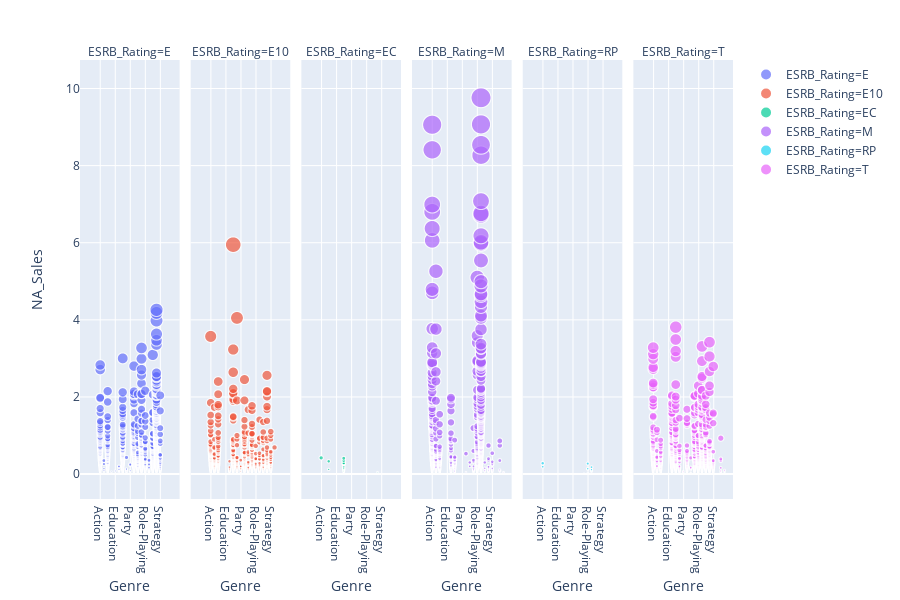

Notebook source saved alongside this figure:
### Code cell
px.scatter(releases_per_year_2007,x = 'Genre', y = 'NA_Sales', size = 'NA_Sales', 
           color='ESRB_Rating',facet_col='ESRB_Rating')

### Figure 1 — Plotly figure (JSON) as saved in the notebook; plotly's stock layout.template omitted (floating-point values rounded to 4 significant figures; data arrays with more than 128 entries replaced by an {"elided": "..."} marker saying what was removed)
{"data": [{"hoverlabel": {"namelength": 0}, "hovertemplate": "ESRB_Rating=E<br>Genre=%{x}<br>NA_Sales=%{marker.size}", "legendgroup": "ESRB_Rating=E", "marker": {"color": "#636efa", "size": {"elided": "873 float values"}, "sizemode": "area", "sizeref": 0.0244, "symbol": "circle"}, "mode": "markers", "name": "ESRB_Rating=E", "showlegend": true, "type": "scattergl", "uid": "0b1cf907-f3a0-42f1-86e7-cc22b855ce82", "x": {"elided": "873 str values"}, "xaxis": "x", "y": {"elided": "873 float values"}, "yaxis": "y"}, {"hoverlabel": {"namelength": 0}, "hovertemplate": "ESRB_Rating=E10<br>Genre=%{x}<br>NA_Sales=%{marker.size}", "legendgroup": "ESRB_Rating=E10", "marker": {"color": "#EF553B", "size": {"elided": "610 float values"}, "sizemode": "area", "sizeref": 0.0244, "symbol": "circle"}, "mode": "markers", "name": "ESRB_Rating=E10", "showlegend": true, "type": "scattergl", "uid": "d968080e-dbb5-49a9-bce3-10b5f428730a", "x": {"elided": "610 str values"}, "xaxis": "x2", "y": {"elided": "610 float values"}, "yaxis": "y"}, {"hoverlabel": {"namelength": 0}, "hovertemplate": "ESRB_Rating=EC<br>Genre=%{x}<br>NA_Sales=%{marker.size}", "legendgroup": "ESRB_Rating=EC", "marker": {"color": "#00cc96", "size": [0, 0.01, 0.02, 0.42, 0.12, 0.33, 0.02, 0.04, 0.06, 0.08, 0.1, 0.12, 0.14, 0.15, 0.19, 0.25, 0.26, 0.27, 0.28, 0.29, 0.35, 0.41, 0.05], "sizemode": "area", "sizeref": 0.0244, "symbol": "circle"}, "mode": "markers", "name": "ESRB_Rating=EC", "showlegend": true, "type": "scattergl", "uid": "366ff1c2-f748-474b-9da7-d18863505291", "x": ["Action", "Action", "Action", "Action", "Adventure", "Adventure", "Misc", "Misc", "Misc", "Misc", "Misc", "Misc", "Misc", "Misc", "Misc", "Misc", "Misc", "Misc", "Misc", "Misc", "Misc", "Misc", "Sports"], "xaxis": "x3", "y": [0, 0.01, 0.02, 0.42, 0.12, 0.33, 0.02, 0.04, 0.06, 0.08, 0.1, 0.12, 0.14, 0.15, 0.19, 0.25, 0.26, 0.27, 0.28, 0.29, 0.35, 0.41, 0.05], "yaxis": "y"}, {"hoverlabel": {"namelength": 0}, "hovertemplate": "ESRB_Rating=M<br>Genre=%{x}<br>NA_Sales=%{marker.size}", "legendgroup": "ESRB_Rating=M", "marker": {"color": "#ab63fa", "size": {"elided": "607 float values"}, "sizemode": "area", "sizeref": 0.0244, "symbol": "circle"}, "mode": "markers", "name": "ESRB_Rating=M", "showlegend": true, "type": "scattergl", "uid": "9c50277a-0883-46b6-9c67-3178083a765a", "x": {"elided": "607 str values"}, "xaxis": "x4", "y": {"elided": "607 float values"}, "yaxis": "y"}, {"hoverlabel": {"namelength": 0}, "hovertemplate": "ESRB_Rating=RP<br>Genre=%{x}<br>NA_Sales=%{marker.size}", "legendgroup": "ESRB_Rating=RP", "marker": {"color": "#19d3f3", "size": [0.01, 0.19, 0.28, 0.01, 0.02, 0.03, 0.13, 0.14, 0.27, 0.01, 0.06, 0.09, 0.12, 0.18, 0.01], "sizemode": "area", "sizeref": 0.0244, "symbol": "circle"}, "mode": "markers", "name": "ESRB_Rating=RP", "showlegend": true, "type": "scattergl", "uid": "76e35771-5737-46e6-a302-ec8a10c2c4f2", "x": ["Action", "Action", "Action", "Music", "Racing", "Role-Playing", "Role-Playing", "Role-Playing", "Role-Playing", "Shooter", "Shooter", "Shooter", "Shooter", "Shooter", "Sports"], "xaxis": "x5", "y": [0.01, 0.19, 0.28, 0.01, 0.02, 0.03, 0.13, 0.14, 0.27, 0.01, 0.06, 0.09, 0.12, 0.18, 0.01], "yaxis": "y"}, {"hoverlabel": {"namelength": 0}, "hovertemplate": "ESRB_Rating=T<br>Genre=%{x}<br>NA_Sales=%{marker.size}", "legendgroup": "ESRB_Rating=T", "marker": {"color": "#e763fa", "size": {"elided": "842 float values"}, "sizemode": "area", "sizeref": 0.0244, "symbol": "circle"}, "mode": "markers", "name": "ESRB_Rating=T", "showlegend": true, "type": "scattergl", "uid": "1fe59ac9-7294-4480-9ee8-ca19aab2c1dd", "x": {"elided": "842 str values"}, "xaxis": "x6", "y": {"elided": "842 float values"}, "yaxis": "y"}], "layout": {"annotations": [{"showarrow": false, "text": "ESRB_Rating=E", "textangle": 0, "x": 0.07627, "xanchor": "center", "xref": "paper", "y": 1.02, "yanchor": "middle", "yref": "paper"}, {"showarrow": false, "text": "ESRB_Rating=E10", "textangle": 0, "x": 0.2458, "xanchor": "center", "xref": "paper", "y": 1.02, "yanchor": "middle", "yref": "paper"}, {"showarrow": false, "text": "ESRB_Rating=EC", "textangle": 0, "x": 0.4153, "xanchor": "center", "xref": "paper", "y": 1.02, "yanchor": "middle", "yref": "paper"}, {"showarrow": false, "text": "ESRB_Rating=M", "textangle": 0, "x": 0.5847, "xanchor": "center", "xref": "paper", "y": 1.02, "yanchor": "middle", "yref": "paper"}, {"showarrow": false, "text": "ESRB_Rating=RP", "textangle": 0, "x": 0.7542, "xanchor": "center", "xref": "paper", "y": 1.02, "yanchor": "middle", "yref": "paper"}, {"showarrow": false, "text": "ESRB_Rating=T", "textangle": 0, "x": 0.9237, "xanchor": "center", "xref": "paper", "y": 1.02, "yanchor": "middle", "yref": "paper"}], "grid": {"xaxes": ["x", "x2", "x3", "x4", "x5", "x6"], "xgap": 0.1, "xside": "bottom", "yaxes": ["y"], "ygap": 0.1, "yside": "left"}, "height": 600, "legend": {"itemsizing": "constant", "tracegroupgap": 0}, "margin": {"t": 60}, "xaxis": {"title": {"text": "Genre"}}, "xaxis2": {"matches": "x", "title": {"text": "Genre"}}, "xaxis3": {"matches": "x", "title": {"text": "Genre"}}, "xaxis4": {"matches": "x", "title": {"text": "Genre"}}, "xaxis5": {"matches": "x", "title": {"text": "Genre"}}, "xaxis6": {"matches": "x", "title": {"text": "Genre"}}, "yaxis": {"title": {"text": "NA_Sales"}}}}
